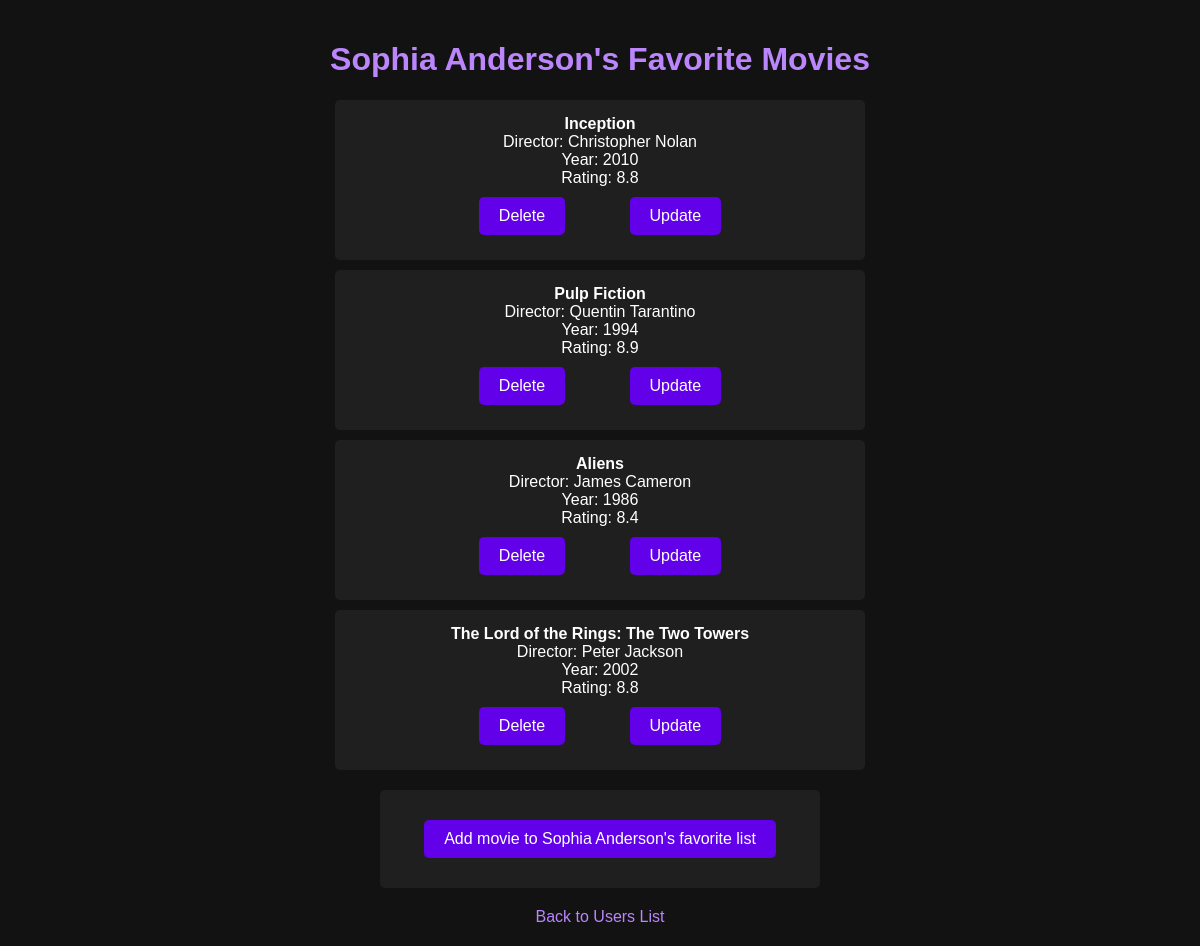
Page /users/1 on the committed database.
### tables this page shows
CREATE TABLE users(
	id INTEGER PRIMARY KEY AUTOINCREMENT,
	name VARCHAR(255) UNIQUE NOT NULL
);

CREATE TABLE movies(
	id INTEGER PRIMARY KEY AUTOINCREMENT,
	name VARCHAR(255) NOT NULL,
	year INTEGER,
	rating DECIMAL(3,1) CHECK (rating BETWEEN 0 AND 10),
	director VARCHAR(255)
	);

### app.py (the view)
@app.route('/users/<int:user_id>')
def get_user_movies(user_id):
    movies = data_manager.get_user_movies(user_id)
    user = data_manager.get_user_by_id(user_id)
    return render_template('user_movies.html', user=user, movies=movies)

### datamanager/sqlite_data_manager.py (called while the page is built)
    def get_user_by_id(self, user_id):
        try:
            with self._engine.connect() as connection:
                params = {"user_id": user_id}
                result = connection.execute(text("SELECT users.name FROM users WHERE users.id = :user_id"), params)
                return {"name": [row.name for row in result][0], "id": user_id}
        except Exception as err:
            print("Can not find user:" + str(err))
            return ""

    def get_user_movies(self, user_id):
        query_get_movies_from_user_id = text(
            """SELECT movies.name, movies.year, movies.rating, movies.director, movies.id FROM user_favorites JOIN movies ON movies.id = user_favorites.movie_id WHERE user_favorites.user_id = :user_id;""")
        if isinstance(user_id, int):
            params = {"user_id": user_id}
            with self._engine.connect() as connection:
                result = connection.execute(query_get_movies_from_user_id, params)
                movies_dict = dict()
                for row in result:
                    movies_dict[row.name] = {"year": row.year, "rating": row.rating,
                                             "director": f"{row.director}", "id": row.id}
                return movies_dict
        else:
            print("invalid user_id!")
            return {}

### templates/user_movies.html (shortened to what this page needs)
<!DOCTYPE html>
<html lang="en">
<head>
    <link rel="stylesheet" href="{{ url_for('static', filename='style.css') }}">
</head>
<body>
    <h1>{{ user['name'] }}'s Favorite Movies</h1>
    <ul>
        {% for movie, details in movies.items() %}
            <li>
                <strong>{{ movie }}</strong><br>
                Director: {{ details.director }}<br>
                Year: {{ details.year }}<br>
                Rating: {{ details.rating }}<br>
                <form action="{{ url_for('delete_movie', user_id=user['id'], movie_id=details.id) }}" method="GET" style="display:inline;">
                    <button type="submit">Delete</button>
                </form>
                <form action="{{ url_for('update_movie', user_id=user['id'], movie_id=details.id) }}" method="GET" style="display:inline;">
                    <button type="submit">Update</button>
                </form>
            </li>
        {% endfor %}
    </ul>
    <form action="{{ url_for('add_movie_to_user', user_id=user['id']) }}" method="GET" style="display:block;">
                    <button type="submit">Add movie to {{ user['name'] }}'s favorite list</button>
                </form>
    <a href="{{ url_for('list_users') }}">Back to Users List</a>
</body>
</html>

### static/style.css (style rules this page uses)
:root { --background-color: #121212; --primary-color: #1f1f1f; --secondary-color: #bb86fc; --text-color: #ffffff; --button-bg: #6200ea; --button-hover: #3700b3; }
body { font-family: Arial, sans-serif; background-color: var(--background-color); color: var(--text-color); text-align: center; margin: 0; padding: 20px; }
h1, h2 { color: var(--secondary-color); }
a { text-decoration: none; color: var(--secondary-color); }
button { background-color: var(--button-bg); color: white; border: none; padding: 10px 20px; margin: 10px; cursor: pointer; font-size: 16px; border-radius: 5px; }
form { background-color: var(--primary-color); padding: 20px; margin: 20px auto; border-radius: 5px; max-width: 400px; }
ul { list-style: none; padding: 0; }
li { background-color: var(--primary-color); padding: 15px; margin: 10px auto; border-radius: 5px; max-width: 500px; }

### rows in the picture
users: name "Sophia Anderson"
movies: name "Inception", director "Christopher Nolan", year "2010", rating "8.8"
movies: name "Pulp Fiction", director "Quentin Tarantino", year "1994", rating "8.9"
movies: name "Aliens", director "James Cameron", year "1986", rating "8.4"
movies: name "The Lord of the Rings: The Two Towers", director "Peter Jackson", year "2002", rating "8.8"
